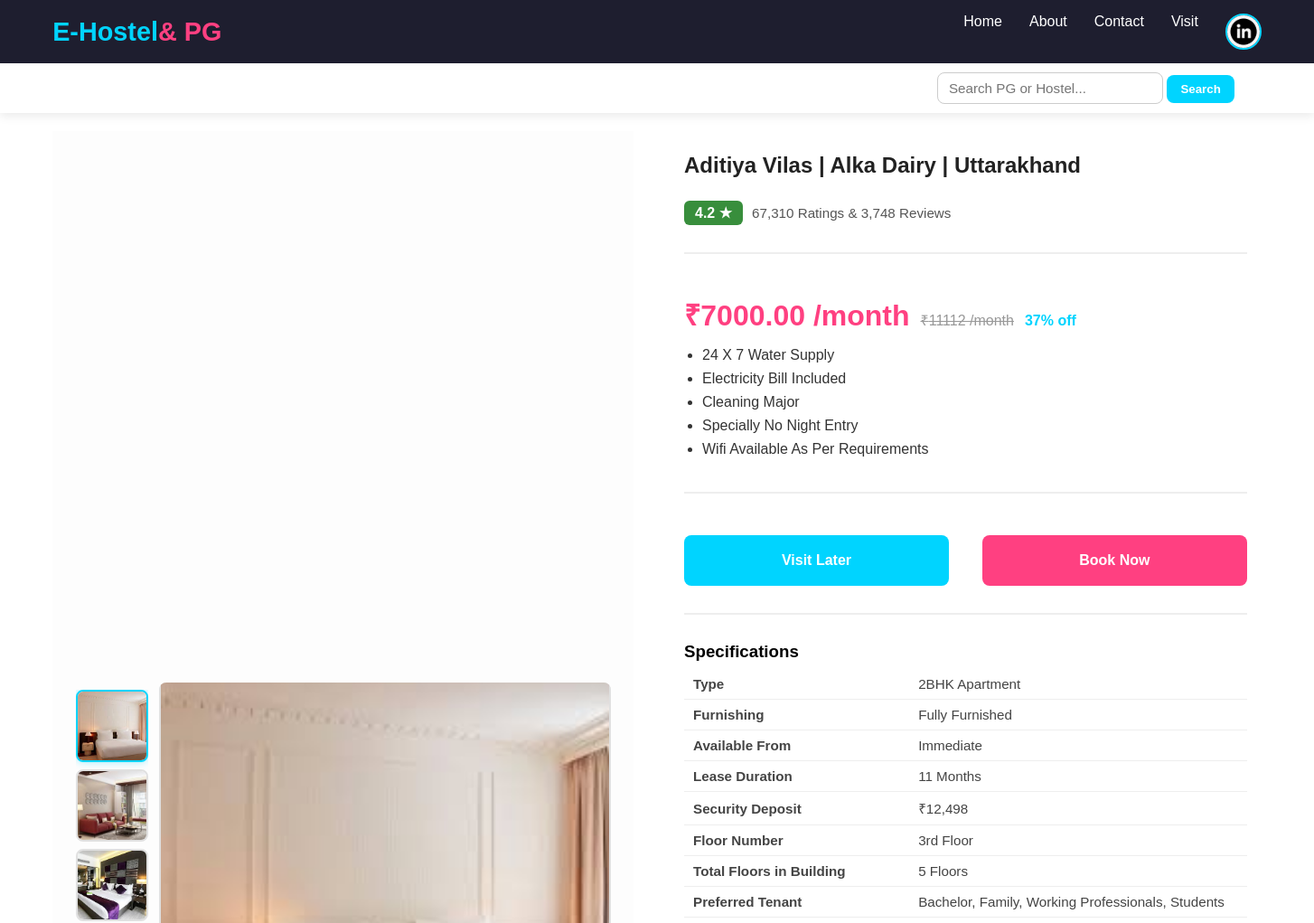
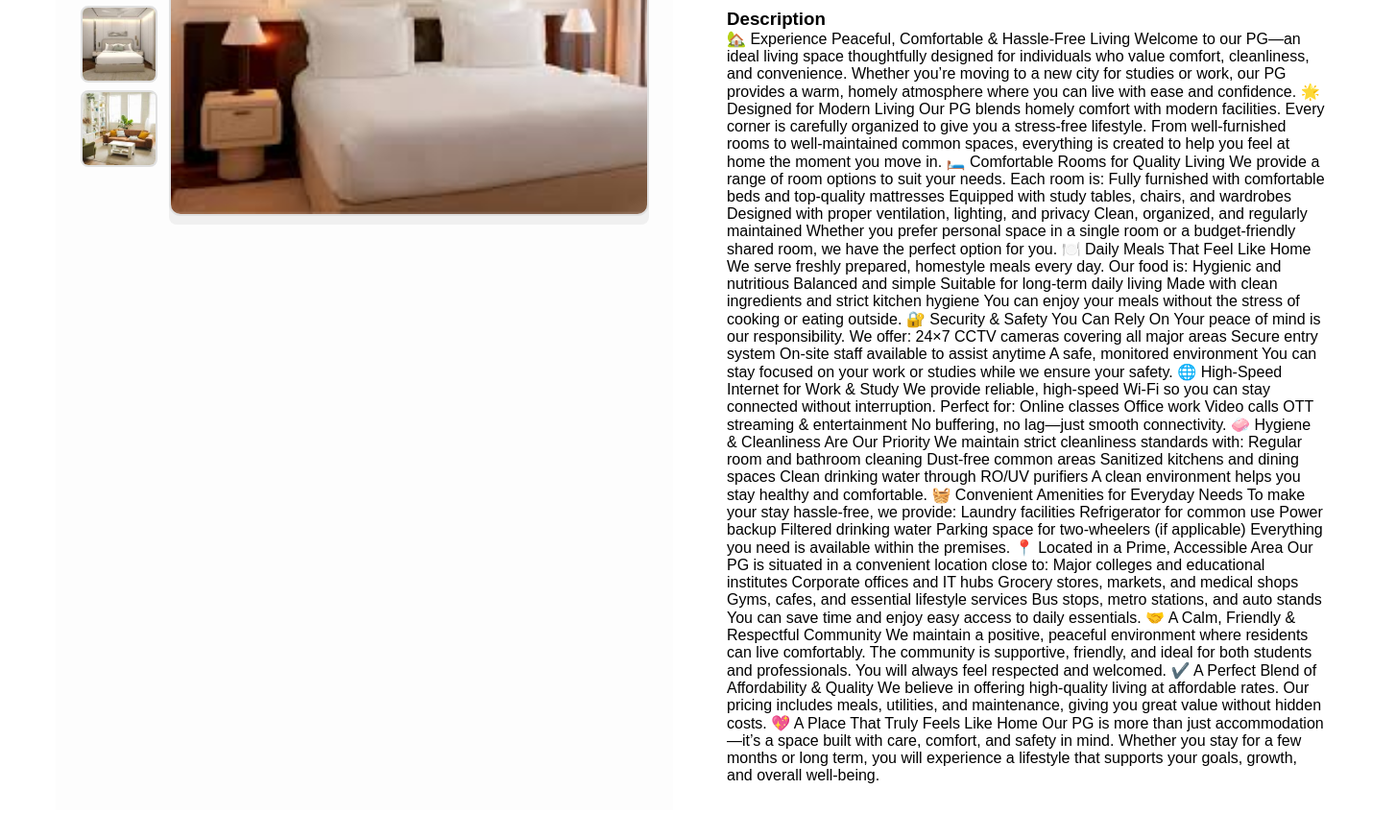
Page /pgs/aditiya-vilas/ (signed in) on the committed database (2 pictures, top to bottom).
### users/models.py (models this page shows, shortened)
class MyUser(AbstractBaseUser):
    email = models.EmailField(
        verbose_name="Email Address",
        max_length=255,
        unique=True,
    )
    username = models.CharField(max_length=50,unique=True)
    first_name = models.CharField(max_length=50)
    last_name = models.CharField(max_length=50)
    gender = models.CharField(max_length=30,blank=True,null=True, choices=[
        ('male','Male'),
        ('female','Female'),
    ])
    date_of_birth = models.DateField(blank=True, null=True)
    phone =  models.CharField(max_length=15,unique=True )
    profile_image = models.ImageField(upload_to='profile_images/', blank=True, null=True)
    is_owner = models.BooleanField(default=False)
    aadhar_card = models.CharField(max_length=20, unique=True, blank=True, null=True)
    address = models.TextField(blank=True, null=True)
    city = models.CharField(max_length=100, blank=True, null=True)
    state = models.CharField(max_length=100, blank=True, null=True)
    pin_code = models.CharField(max_length=10, blank=True, null=True)
    date_joined = models.DateTimeField(auto_now_add=True,blank=True)
    last_login = models.DateTimeField(auto_now_add=True)
    is_admin = models.BooleanField(default=False)
    is_staff = models.BooleanField(default=False)
    is_active = models.BooleanField(default=False)
    is_superadmin = models.BooleanField(default=False)
    objects = MyUserManager()
    USERNAME_FIELD = "email"
    REQUIRED_FIELDS = ["username","first_name", "last_name", "date_of_birth"]

### pgs/models.py (models this page shows, shortened)
class PGImage(models.Model):
    pg = models.ForeignKey(PgListing, on_delete=models.CASCADE, related_name="images")
    pg_image = models.ImageField(upload_to='pg_images/')
    uploaded_at = models.DateTimeField(auto_now_add=True)

class PgListing(models.Model):
    owner = models.ForeignKey(Users, on_delete=models.CASCADE)
    title = models.CharField(max_length=100)
    slug = models.SlugField(max_length=200,unique=True)
    description = models.TextField()
    address = models.CharField(max_length=255)
    city = models.CharField(max_length=100)
    state = models.CharField(max_length=100)
    pin_code = models.CharField(max_length=10)
    price_per_month = models.DecimalField(max_digits=10, decimal_places=2)
    available_from = models.DateField(auto_now_add=False)
    is_available = models.BooleanField(default=True)
    type_of_pg = models.CharField(max_length=20,blank=True,null=True, choices=[
        ('boys','Boys'),
        ('girls','Girls'),
        ('coed','Coed'),
        ('family','Family')
    ])
    amenities = models.TextField(help_text="Comma-separated list of amenities", blank=True, null=True)
    sharing_type = models.CharField(max_length=20, choices=[
        ('single','Single'),
        ('double','Double'),
        ('triple','Triple'),
        ('quad','Quad'),
    ])
    created_at = models.DateTimeField(auto_now_add=True)
    updated_at = models.DateTimeField(auto_now=True)

### pgs/views.py (the view)
# urls.py: path('<slug:pg_slug>/', views.pg_detail, name='pg_detail'),
@login_required(login_url='user_login')
def pg_detail(request, pg_slug):
    try:
        pg = PgListing.objects.get(slug=pg_slug)
    except PgListing.DoesNotExist:
        raise Http404('PG not found')
    owner = pg.owner
    OFF_PERCENT = 37
    price_raw = getattr(pg, 'price_per_month', 0) or 0
    try:
        price_dec = Decimal(str(price_raw))
        mrp_dec = price_dec / (Decimal(1) - (Decimal(OFF_PERCENT) / Decimal(100)))
        mrp = int(math.ceil(mrp_dec))
    except (InvalidOperation, TypeError, ZeroDivisionError):
        try:
            mrp = int(price_raw)
        except Exception:
            mrp = 0
        price_dec = Decimal(str(mrp))
    show_mrp = mrp > int(price_dec)
    context = {
        'pg': pg,
        'mrp': mrp,
        'off': OFF_PERCENT,
        'show_mrp': show_mrp,
    }
    return render(request, 'pgs/pg-specification.html', context)

### users/context_processors.py (called while the page is built)
def booking_counts(request):
    pending = 0
    confirmed = 0
    user = getattr(request, 'user', None)
    if user and user.is_authenticated:
        pending = Booking.objects.filter(tenant=user, status='pending').count()
        confirmed = Booking.objects.filter(tenant=user, status='confirmed').count()
    return {
        'pending_bookings_count': pending,
        'confirmed_bookings_count': confirmed,
    }

### templates/pgs/pg-specification.html (shortened to what this page needs)
{% extends "base.html" %}
{% load static %}
  {% block newlink %}
  <link rel="stylesheet" href="{% static 'css/pg-specification.css' %}">
  {% endblock %}
{% block content %}
<div class="filter-bar fixed">
  <div class="filter-wrapper">
       <form action="{% url 'search' %}">
         <input type="text" name="keyword" placeholder="Search PG or Hostel..." class="search-bar" />
       <button class="search-btn">Search</button>
       </form>
    </div>
  </div>
<div class="main-container">
  <div class="dashboard-card">
    <div class="card-left">
      <div class="image-container">
        <div class="main-image-wrapper">
          {% if pg.images.all %}
            {% for pgimg in pg.images.all %}
              {% if forloop.first %}
                <img id="mainProductImg" class="main-img"
                     src="{{ pgimg.pg_image.url }}"
                     alt="{{ pg.title }}">
              {% endif %}
            {% endfor %}
          {% else %}
            <img id="mainProductImg" class="main-img"
                 src="{% static 'images/pg-placeholder.png' %}"
                 alt="No image available">
          {% endif %}
        </div>
        <div class="thumb-column">
          {% if pg.images.all %}
            {% for pgimg in pg.images.all %}
              <img src="{{ pgimg.pg_image.url }}"
                   data-large="{{ pgimg.pg_image.url }}"
                   alt="{{ pg.title }}"
                   class="thumbnail {% if forloop.first %}active-thumb{% endif %}">
            {% endfor %}
          {% else %}
            {% comment %} <img src="{% static 'images/pg-placeholder.png' }"
                 data-large="{% static 'images/pg-placeholder.png' }"
                 alt="No image available"
                 class="thumbnail active-thumb"> {% endcomment %}
          {% endif %}
        </div>
      </div>
    </div>
        <div class="card-right">
          <h1>{{ pg.title }} | {{ pg.address }} | {{pg.state}} </h1>
          <div class="rating-row">
            <span class="rating">4.2 ★</span>
            <span class="rating-count">67,310 Ratings & 3,748 Reviews</span>
          </div>
          <hr>
          <div class="price-row">
            <span class="price">₹{{ pg.price_per_month }} /month</span>
            <span class="mrp">₹{{mrp}} /month</span>
          <span class="off">{{off}}% off</span>
        </div>
        <ul class="offers">
          <li>24 X 7 Water Supply</li>
          <li>Electricity Bill Included</li>
          <li>Cleaning Major</li>
          <li>Specially No Night Entry</li>
          <li>Wifi Available As Per Requirements</li>
        </ul>
        <hr>
        <div class="btn-row">
          <form method="POST" action="{% url 'book_pg' pg_slug=pg.slug %}" style="display:inline; width: 48%;">
            <button type="submit" class="btn btn-secondary" style="width:100%;">Visit Later</button>
          </form>
          <form method="POST" action="{% url 'book_pg' pg_slug=pg.slug %}" style="display:inline; width: 48%; margin-left: 4%;">
            <button type="submit" class="btn btn-primary" style="width:100%;">Book Now</button>
          </form>
        </div>
        <hr>
        <div class="specs">
          <h3>Specifications</h3>
          <table>
            <tr><td>Type</td><td>2BHK Apartment</td></tr>
            <tr><td>Furnishing</td><td>Fully Furnished</td></tr>
            <tr><td>Available From</td><td>Immediate</td></tr>
            <tr><td>Lease Duration</td><td>11 Months</td></tr>
            <tr><td>Security Deposit</td><td>₹12,498</td></tr>
            <tr><td>Floor Number</td><td>3rd Floor</td></tr>
            <tr><td>Total Floors in Building</td><td>5 Floors</td></tr>
            <tr><td>Preferred Tenant</td><td>Bachelor, Family, Working Professionals, Students</td></tr>
          </table>
        </div>
        <div class="specs">
          <h3>Description</h3>
          <p>
{{ pg.description }}
          </p>
        </div>
      </div>
    </div>
  </div>
  {% endblock %}

### templates/includes/nav.html (shortened to what this page needs)
{% load static %}
<nav class="navbar">
  <a class="logo" href="{% url 'home' %}">
    <div class="logo">E-Hostel<span>& PG</span></div>
  </a>
  <ul class="nav-links">
    {% if user.is_authenticated %}
      <li><a href="{% url 'home'%}">Home</a></li>
      <li><a href="{% url 'about' %}">About</a></li>
      <li><a href="{% url 'contact' %}">Contact</a></li>
      <li><a href="#">Visit</a></li>
      <li class="user-profile">
        <div class="profile-container" id="profileToggle">
          {% if user.profile_image %}
            <img src="{{ user.profile_image.url }}" alt="Profile" class="profile-img">
          {% else %}
            <img src="{% static 'images/user.png' %}" alt="Profile" class="profile-img">
          {% endif %}
        </div>
      </li>
    {% else %}
      <li><a href="{% url 'about' %}">About</a></li>
      <li><a href="{%url 'user_login'%}">Login</a></li>
      <li><a href="{%url 'signup'%}">Signup</a></li>
    {% endif %}
  </ul>
</nav>

### PgFinder/static/css/nav.css (style rules this page uses)
* { margin: 0; padding: 0; box-sizing: border-box; }
.navbar { background-color: #1e1e2f; color: white; display: flex; justify-content: space-between; align-items: center; padding: 15px 80px; font-family: 'Poppins', sans-serif; }
.logo { font-size: 1.8rem; font-weight: 700; color: #00d4ff; text-decoration: none; }
.logo span { color: #ff4081; }
.nav-links { list-style: none; display: flex; gap: 30px; }
.nav-links a { text-decoration: none; color: white; font-size: 1rem; transition: color 0.3s ease, transform 0.3s ease; }
.user-profile { list-style: none; margin-left: auto; position: relative; }
.profile-container { display: flex; flex-direction: column; align-items: center; gap: 6px; cursor: pointer; }
.profile-img { width: 40px; height: 40px; border-radius: 50%; object-fit: cover; border: 2px solid #00d4ff; transition: transform 0.3s ease, box-shadow 0.3s ease; }

### rows in the picture
MyUser: profile_image (picture)
PGImage: pg_image (picture)
PGImage: pg_image (picture)
PGImage: pg_image (picture)
PGImage: pg_image (picture)
PGImage: pg_image (picture)
PgListing: title "Aditiya Vilas", address "Alka Dairy", state "Uttarakhand", price_per_month "7000.00", description "🏡 Experience Peaceful, Comfortable & Hassle-Free Living Welcome to our PG—an ideal living space thoughtfully designed for individuals who value comfort, cleanliness, and convenience. Whether you’re moving to a new city for studies or work, our PG provides a warm, homely atmosphere where you can live with ease and confidence. 🌟 Designed for Modern Living Our PG blends homely comfort with modern facilities. Every corner is carefully organized to give you a stress-free lifestyle. From well-furnished rooms to well-maintained common spaces, everything is created to help you feel at home the moment you move in. 🛏️ Comfortable Rooms for Quality Living We provide a range of room options to suit…"

### other values in the picture
{{ mrp }} "11112"
{{ off }} "37"
